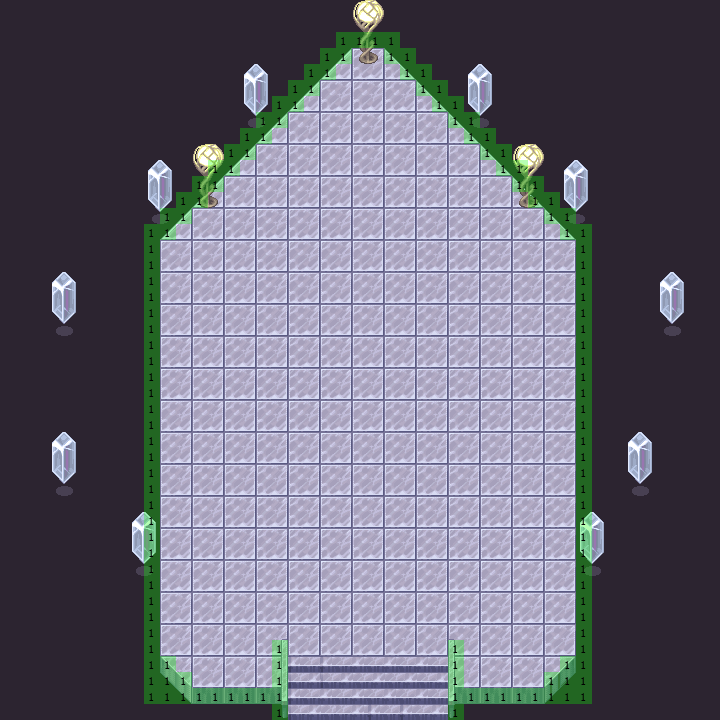

Below is a game level as drawn by its tile map, then a one-line description and the .tmx that defines it (tile-layer data replaced by summaries):
An orthogonal 45x45 tile map with 16x16 px tiles, 4 tile layers (background, first, second, meta), 2 tilesets and 12 objects (11x barrier, entrance).

<map version="1.0" orientation="orthogonal" width="45" height="45" tilewidth="16" tileheight="16">
 <properties>
  <property name="scene-type" value="field" />
 </properties>
 <tileset firstgid="1" name="050-DarkSpace01" tilewidth="16" tileheight="16">
  <image source="050-DarkSpace01.png" width="256" height="640" />
 </tileset>
 <tileset firstgid="641" name="barrier-mask4" tilewidth="16" tileheight="16">
  <image source="barrier-mask4.png" width="64" height="64" />
 </tileset>
 <layer name="background" width="45" height="45">
  <data>[2025 cells, 2025 non-empty, 4 distinct tile ids]</data>
 </layer>
 <layer name="first" width="45" height="45">
  <data>[2025 cells, 922 non-empty, 34 distinct tile ids]</data>
 </layer>
 <layer name="second" width="45" height="45">
  <data>[2025 cells, 173 non-empty, 48 distinct tile ids]</data>
 </layer>
 <objectgroup name="entrances" width="45" height="45">
  <object name="crystal" type="entrance" x="288" y="720" width="160" height="32">
   <properties>
    <property name="dest" value="dungeon-5-north" />
   </properties>
  </object>
 </objectgroup>
 <objectgroup name="barriers" width="45" height="45">
  <object type="barrier" x="144" y="240" width="16" height="480" />
  <object type="barrier" x="576" y="240" width="16" height="480" />
  <object type="barrier" x="160" y="688" width="112" height="16" />
  <object type="barrier" x="464" y="688" width="112" height="16" />
  <object type="barrier" x="272" y="640" width="16" height="80" />
  <object type="barrier" x="448" y="640" width="16" height="80" />
  <object type="barrier" x="352" y="32" width="32" height="16" />
  <object type="barrier" x="352" y="32" width="32" height="16" />
  <object type="barrier" x="349" y="45">
   <polyline points="0,0 -186,192 -205,179 -13,-13 -1,1" />
  </object>
  <object type="barrier" x="386" y="48">
   <polyline points="0,0 190,190 206,176 14,-16 0,-1" />
  </object>
  <object type="barrier" x="272" y="720" width="192" height="16" />
 </objectgroup>
 <objectgroup name="semi-transparents" width="45" height="45" />
 <layer name="meta" width="45" height="45">
  <data>[2025 cells, 140 non-empty, 1 distinct tile ids]</data>
 </layer>
</map>
